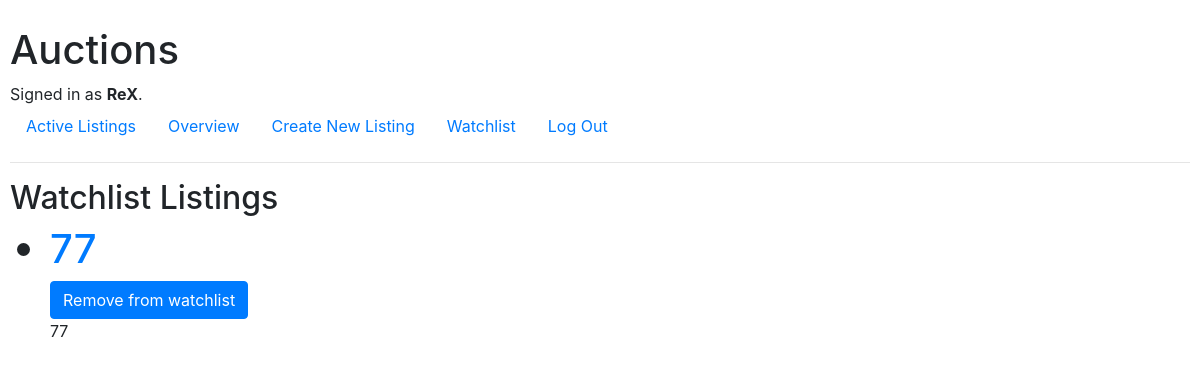
Before: /watchlist/ (signed in) with the older database file.
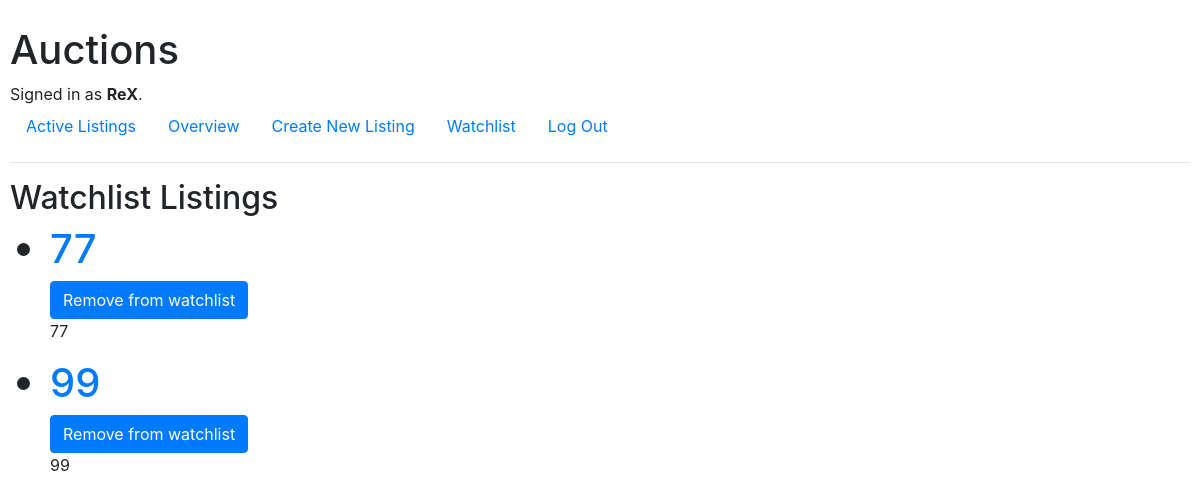
After: the same page with the newer database file.
### auctions/models.py (models this page shows, shortened)
class Auction_Listings(models.Model):
    title = models.CharField(max_length=200)
    description = models.CharField(max_length=20000)
    starting_bid = models.PositiveIntegerField()
    image_file = models.ImageField(upload_to='images', blank=True)
    image_url = models.URLField(max_length=200, blank=True)
    quantity = models.PositiveIntegerField(null=True, blank=True)
    CATEGORIES = (
        ('LAP', 'Laptop'),
        ('CON', 'Console'),
        ('GAD', 'Gadget'),
        ('GAM', 'Game'),
        ('TEL', 'TV'),
        ('FAS', 'Fashion'),
        ('TOY', 'Toys'),
        ('ELE', 'Electronics'),
        ('HOM', 'Home')
       )
    category = models.CharField(
        max_length=45,
        choices=CATEGORIES
    )
    date_posted = models.DateTimeField(auto_now_add=True, blank=True)
    host = models.ForeignKey('User', on_delete=models.CASCADE, null=True)
    active = models.BooleanField(default=True)
    class Meta:
        ordering = ['title']

### auctions/views.py (the view)
# urls.py: path("watchlist/", views.watchlist, name="watchlist"),
def watchlist(request):
    logged_in_user = User.objects.get(id=request.user.id)
    all_wish = logged_in_user.wishlisted.all()
    return render(request, "auctions/watchlist.html", {
                                                "listings": all_wish,
                                                })

### auctions/templates/auctions/watchlist.html (shortened to what this page needs)
{% extends "auctions/layout.html" %}
{% block body %}
    <h2>Watchlist Listings</h2>
    <ul>
    {% for listing in listings %}
            <h1> <li> <a href="{% url 'detail' listing.id %}"> {{ listing.title }} </a></li></h1>
            <form action="{% url 'remove_watch' listing.id %}" method="post">
                <input class="btn btn-primary" type="submit" value="Remove from watchlist">
            </form>
            <p> {{ listing.description }} </p>
            <h2> {{ listing.startin_bid }} </h3>
    {% endfor %}
{% endblock %}

Changed rows visible on the page:
added Auction_Listings: title "99", description "99"
